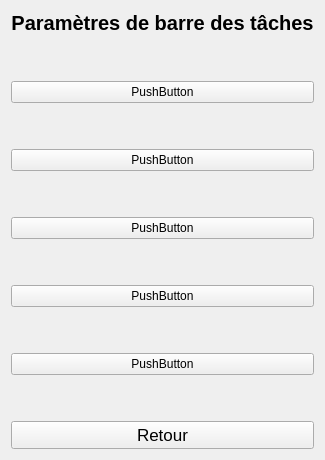
         <widget class="QWidget" name="taskbarSetting">
          <layout class="QVBoxLayout" name="verticalLayout_19">
           <item>
            <widget class="QLabel" name="LINCPARATASKBAR">
             <property name="font">
              <font>
               <pointsize>15</pointsize>
               <bold>true</bold>
              </font>
             </property>
             <property name="text">
              <string>Paramètres de barre des tâches</string>
             </property>
             <property name="alignment">
              <set>Qt::AlignmentFlag::AlignCenter</set>
             </property>
            </widget>
           </item>
           <item>
            <spacer name="verticalSpacer_3">
             <property name="orientation">
              <enum>Qt::Orientation::Vertical</enum>
             </property>
             <property name="sizeHint" stdset="0">
              <size>
               <width>20</width>
               <height>40</height>
              </size>
             </property>
            </spacer>
           </item>
           <item>
            <layout class="QGridLayout" name="gridLayout_7">
             <item row="8" column="0">
              <widget class="QPushButton" name="IDC_ACTIVEPOSTITE">
               <property name="text">
                <string>PushButton</string>
               </property>
              </widget>
             </item>
             <item row="5" column="0">
              <spacer name="verticalSpacer_57">
               <property name="orientation">
                <enum>Qt::Orientation::Vertical</enum>
               </property>
               <property name="sizeHint" stdset="0">
                <size>
                 <width>20</width>
                 <height>40</height>
                </size>
               </property>
              </spacer>
             </item>
             <item row="2" column="0">
              <widget class="QPushButton" name="IDC_ACTIVESIX">
               <property name="text">
                <string>PushButton</string>
               </property>
              </widget>
             </item>
             <item row="3" column="0">
              <spacer name="verticalSpacer_56">
               <property name="orientation">
                <enum>Qt::Orientation::Vertical</enum>
               </property>
               <property name="sizeHint" stdset="0">
                <size>
                 <width>20</width>
                 <height>40</height>
                </size>
               </property>
              </spacer>
             </item>
             <item row="0" column="0">
              <widget class="QPushButton" name="IDC_ACTIVEARRERAAPP">
               <property name="text">
                <string>PushButton</string>
               </property>
              </widget>
             </item>
             <item row="6" column="0">
              <widget class="QPushButton" name="IDC_ACTIVECOPILOTE">
               <property name="text">
                <string>PushButton</string>
               </property>
              </widget>
             </item>
             <item row="4" column="0">
              <widget class="QPushButton" name="IDC_ACTIVERYLEY">
               <property name="text">
                <string>PushButton</string>
               </property>
              </widget>
             </item>
             <item row="1" column="0">
              <spacer name="verticalSpacer_55">
               <property name="orientation">
                <enum>Qt::Orientation::Vertical</enum>
               </property>
               <property name="sizeHint" stdset="0">
                <size>
                 <width>20</width>
                 <height>40</height>
                </size>
               </property>
              </spacer>
             </item>
             <item row="7" column="0">
              <spacer name="verticalSpacer_64">
               <property name="orientation">
                <enum>Qt::Orientation::Vertical</enum>
               </property>
               <property name="sizeHint" stdset="0">
                <size>
                 <width>20</width>
                 <height>40</height>
                </size>
               </property>
              </spacer>
             </item>
            </layout>
           </item>
           <item>
            <spacer name="verticalSpacer_54">
             <property name="orientation">
              <enum>Qt::Orientation::Vertical</enum>
             </property>
             <property name="sizeHint" stdset="0">
              <size>
               <width>20</width>
               <height>40</height>
              </size>
             </property>
            </spacer>
           </item>
           <item>
            <widget class="APushButton" name="IDC_RETOURTASJBAR">
             <property name="font">
              <font>
               <pointsize>13</pointsize>
              </font>
             </property>
             <property name="text">
              <string>Retour</string>
             </property>
            </widget>
           </item>
          </layout>
         </widget>
